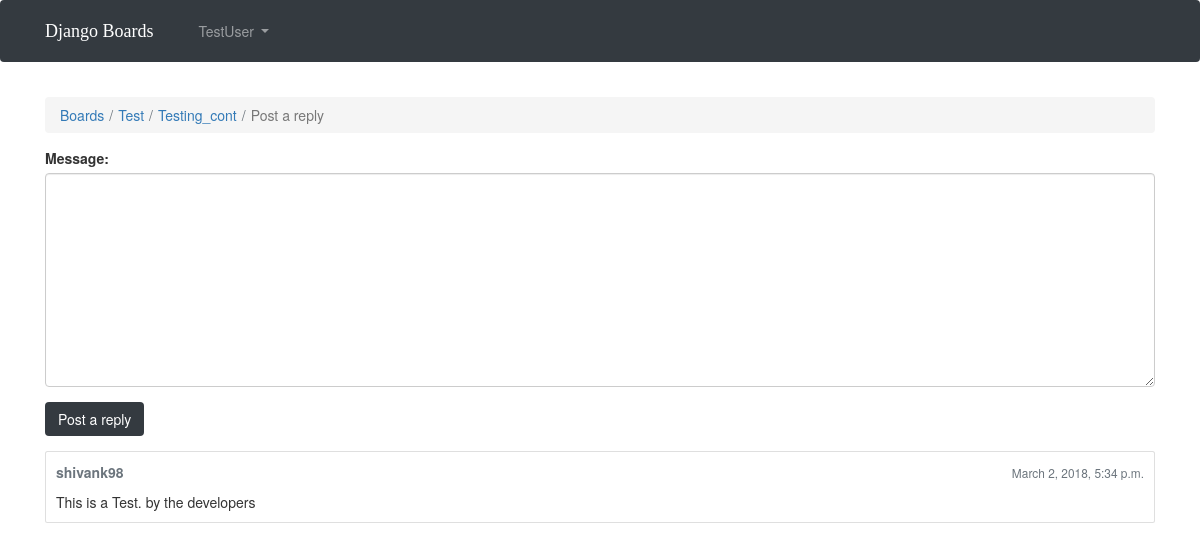
The page /boards/1/topics/1/reply/ (signed in) on the database its author committed.
### boards/models.py (models this page shows, shortened)
class Topic(models.Model):
	subject = models.CharField(max_length=255)
	last_updated = models.DateTimeField(auto_now_add=True)
	board = models.ForeignKey(Board, related_name='topics')
	starter = models.ForeignKey(User, related_name='topics')

class Board(models.Model):
	name = models.CharField(max_length=20, unique=True)
	description = models.CharField(max_length=100)

class Post(models.Model):
	message = models.TextField(max_length = 4000)
	topic = models.ForeignKey(Topic, related_name='posts')
	created_at = models.DateTimeField(auto_now_add=True)
	updated_at = models.DateTimeField(null=True)
	created_by = models.ForeignKey(User, related_name= 'posts')
	updated_by = models.ForeignKey(User, null=True, related_name='+')

### boards/views.py (the view)
# urls.py: url(r'^boards/(?P<pk>\d+)/topics/(?P<topic_pk>\d+)/reply/$', views.reply_topic, name='reply_topic'),
@login_required
def reply_topic(request, pk, topic_pk):
    topic = get_object_or_404(Topic, board__pk=pk, pk=topic_pk)
    if request.method == 'POST':
        form = PostForm(request.POST)
        if form.is_valid():
            post = form.save(commit=False)
            post.topic = topic
            post.created_by = request.user
            post.save()
            return redirect('topic_posts', pk=pk, topic_pk=topic_pk)
    else:
        form = PostForm()
    return render(request, 'reply_topic.html', {'topic': topic, 'form': form})

### boards/forms.py
class PostForm(forms.ModelForm):
    class Meta:
        model = Post
        fields = ['message', ]

### boards/templatetags/form_tags.py (called while the page is built)
@register.filter
def input_class(bound_field):
    css_class = ''
    if bound_field.form.is_bound:
        if bound_field.errors:
            css_class = 'is-invalid'
        elif field_type(bound_field) != 'PasswordInput':
            css_class = 'is-valid'
    return 'form-control {}'.format(css_class)

### templates/reply_topic.html (shortened to what this page needs)
{% extends 'base.html' %}
{% load static %}
{% block breadcrumb %}
  <li class="breadcrumb-item"><a href="{% url 'home' %}">Boards</a></li>
  <li class="breadcrumb-item"><a href="{% url 'board_topics' topic.board.pk %}">{{ topic.board.name }}</a></li>
  <li class="breadcrumb-item"><a href="{% url 'topic_posts' topic.board.pk topic.pk %}">{{ topic.subject }}</a></li>
  <li class="breadcrumb-item active">Post a reply</li>
{% endblock %}
{% block content %}
  <form method="post" class="mb-4">
    {% include 'includes/form.html' %}
    <button type="submit" class="btn btn-dark">Post a reply</button>
  </form>
  {% for post in topic.posts.all %}
    <div class="card mb-2">
      <div class="card-body p-3">
        <div class="row mb-3">
          <div class="col-6">
            <strong class="text-muted">{{ post.created_by.username }}</strong>
          </div>
          <div class="col-6 text-right">
            <small class="text-muted">{{ post.created_at }}</small>
          </div>
        </div>
        {{ post.message }}
      </div>
    </div>
  {% endfor %}
{% endblock %}

### templates/base.html (shortened to what this page needs)
{% load static %}<!DOCTYPE html>
<html>
  <head>
    <link rel="stylesheet" href="{% static 'css/bootstrap.min.css' %}">
    <link rel="stylesheet" href="{% static 'css/app.css' %}">
  </head>
  <body>
    {% block body %}
     <nav class="navbar navbar-expand-sm navbar-dark bg-dark">
  <div class="container">
    <a class="navbar-brand" href="{% url 'home' %}">Django Boards</a>
    <div class="collapse navbar-collapse" id="mainMenu">
      {% if user.is_authenticated %}
        <ul class="navbar-nav ml-auto">
          <li class="nav-item dropdown">
            <a class="nav-link dropdown-toggle" href="#" id="userMenu" data-toggle="dropdown" aria-haspopup="true" aria-expanded="false">
              {{ user.username }}
            </a>
          </li>
        </ul>
      {% else %}
        <form class="form-inline ml-auto">
          <a href="#" class="btn btn-outline-secondary">Log in</a>
          <a href="{% url 'signup' %}" class="btn btn-primary ml-2">Sign up</a>
        </form>
      {% endif %}
    </div>
  </div>
</nav>
      <div class="container">
        <ol class="breadcrumb my-4">
          {% block breadcrumb %}
          {% endblock %}
        </ol>
        {% block content %}
        {% endblock %}
      </div>
    {% endblock body %}
   <link rel="stylesheet" href="https://maxcdn.bootstrapcdn.com/bootstrap/3.3.7/css/bootstrap.min.css">
  </body>
</html>

### static/css/app.css (style rules this page uses)
.navbar-brand { font-family: 'Peralta', cursive; }

### rows shown on the page
Topic: board.name "Test", subject "Testing_cont"
Post: created_by.username "shivank98", created_at "March 2, 2018, 5:34 p.m.", message "This is a Test. by the developers"

### other values the page prints
{{ user.username }} "TestUser"
{{ field.label_tag }} "Message:"
